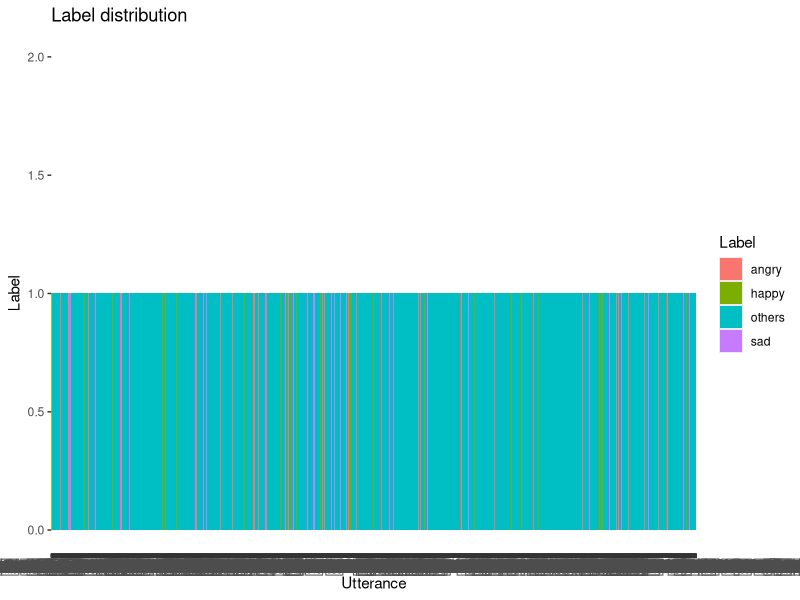
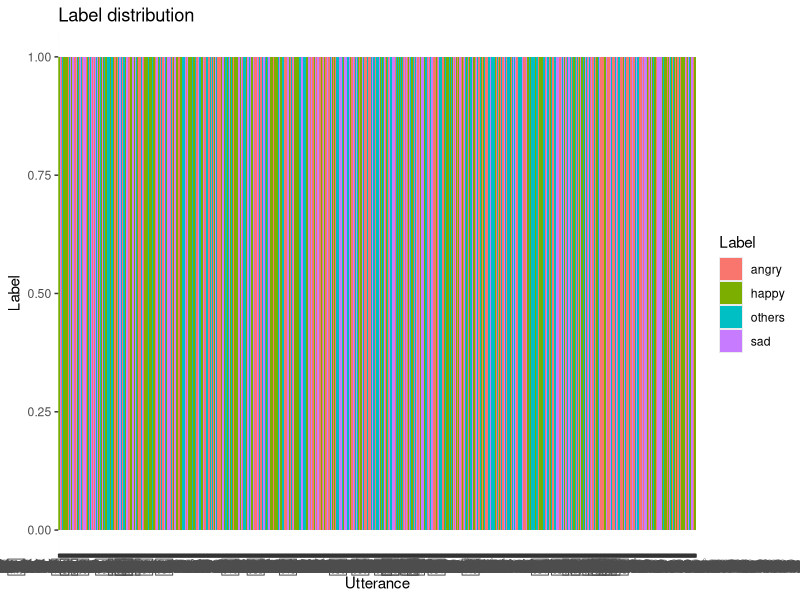

R code for these plots, in order:
library(ggplot2)

# Before reduced
# Load raw data
train.1 <- read.csv("4_emo.csv", header = TRUE)
train.1$Utterances <- as.character(train.1$Utterances)
train.1$Label <- as.factor(train.1$Label)
str(train.1)
ggplot(train.1, aes(x = Utterances, fill = Label)) +
  geom_bar(width = 1) +
  xlab("Utterance") +
  ylab("Label") +
  labs(fill = "Label") +
  ggtitle("Label distribution")

# After reduced
# Load raw data
train.2 <- read.csv("4_emo_reduced.csv", header = TRUE)
train.2$Utterances <- as.character(train.2$Utterances)
train.2$Label <- as.factor(train.2$Label)
str(train.2)
ggplot(train.2, aes(x = Utterances, fill = Label)) +
  geom_bar(width = 1) +
  xlab("Utterance") +
  ylab("Label") +
  labs(fill = "Label") +
  ggtitle("Label distribution")
